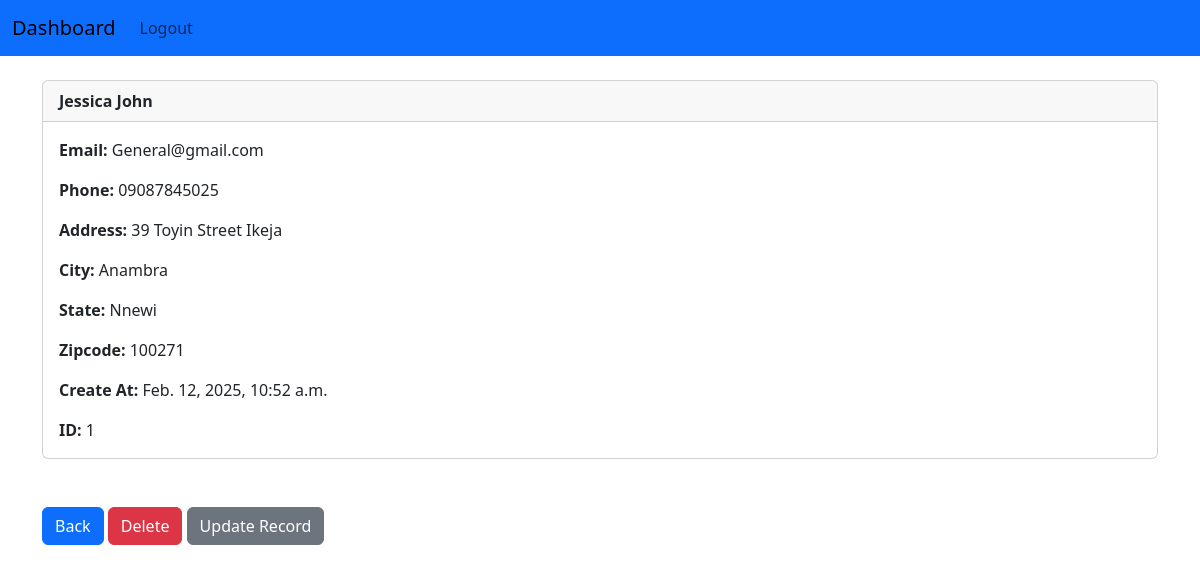
The app's page /customer/1 (signed in), older data.
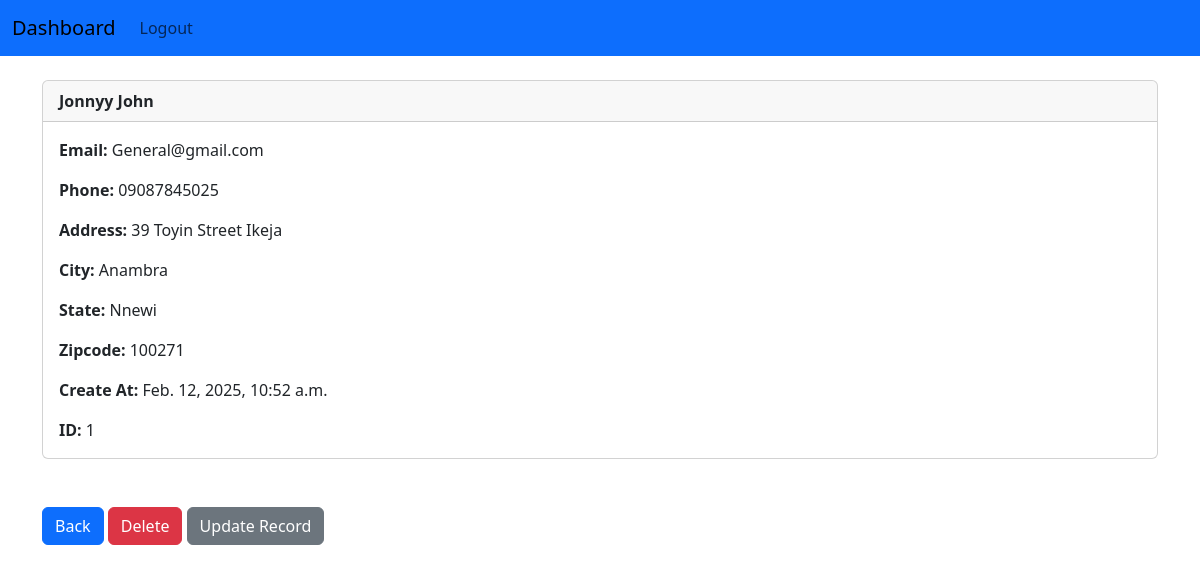
The same page, newer data.
### myapp/models.py (models this page shows, shortened)
class Customer(models.Model):
    created_at = models.DateTimeField(auto_now_add=True)
    First_name = models.CharField(max_length=50)
    Last_name = models.CharField(max_length=50)
    Email = models.CharField(max_length=100)
    Phone = models.CharField(max_length=15)
    Address = models.CharField(max_length=100)
    City = models.CharField(max_length=50)
    State = models.CharField(max_length=50)
    Zipcode = models.CharField(max_length=50)

### myapp/views.py (the view)
# urls.py: path('customer/<int:pk>', views.customer_records, name = 'customer'),
def customer_records(request, pk):
	if request.user.is_authenticated:
		customer_record = Customer.objects.get(id = pk)
		return render(request, 'myapp/customer.html', {'customer_record':customer_record})
	else:
		messages.success(request, 'You must Login to view the Customer Record')
		return redirect('home')

### myapp/templates/myapp/customer.html (shortened to what this page needs)
{% extends 'myapp/base.html' %}
{% block content %}
<div class="card">
    <div class="card-header"><strong>
          {{ customer_record.First_name }}
          {{ customer_record.Last_name }}</strong>
    </div>
    <div class="card-body">
  <p class="card-text">
  <strong>Email: </strong>{{ customer_record.Email }}</p>
  <p class="card-text">
  <strong>Phone: </strong>{{ customer_record.Phone }}
  </p>
  <p class="card-text">
  <strong>Address: </strong>{{ customer_record.Address }}</p>
  <p class="card-text">
  <strong>City: </strong>{{ customer_record.City }}</p>
  <p class="card-text">
  <strong>State: </strong>{{ customer_record.State }}</p>
  <p class="card-text">
  <strong>Zipcode: </strong>{{ customer_record.Zipcode }}</p>
  <p class="card-text">
  <strong>Create At: </strong>{{ customer_record.created_at }}</p>
  <p class="card-text">
  <strong>ID: </strong>{{ customer_record.id }}</p>
    </div>
  </div>
  <br/><br/>
  <a href="{% url 'home' %}" class="btn btn-primary">Back</a>
  <a href="{% url 'delete' customer_record.id%}" class="btn btn-danger">Delete</a>
  <a href="{% url 'update' customer_record.id%}" class="btn btn-secondary">Update Record</a>
{% endblock %}

Row changes from the older to the newer data that the page shows:
changed Customer "John": First_name "Jessica" → "Jonnyy"
